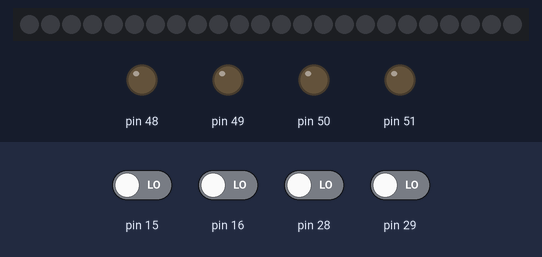
This sketch was run on a simulated Arduino Mega 2560, built with avr-gcc and run on an emulated ATmega2560. On the bench: 24 RGB LEDs in strip order, left to right, output pins drawn as LEDs (lit = HIGH). Inputs (shaded band) come from the test bench; at power-on: pin 15, pin 16, pin 28, pin 29 LOW. Dim RGB values are drawn brighter than linear; colours are those a GRB WS2812 strip shows for the declared byte order; what the sketch prints to the serial monitor is not drawn.

Above: at 1.2 s.
1.3 s: pin 29 driven HIGH
At 1.45 s:
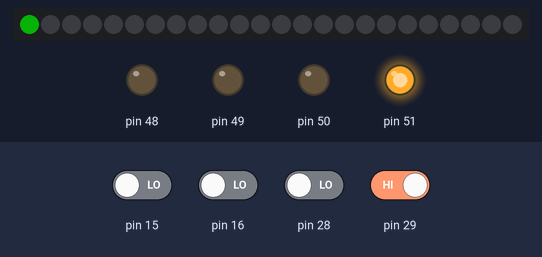
4.3 s: pin 15 driven HIGH
At 4.58 s:
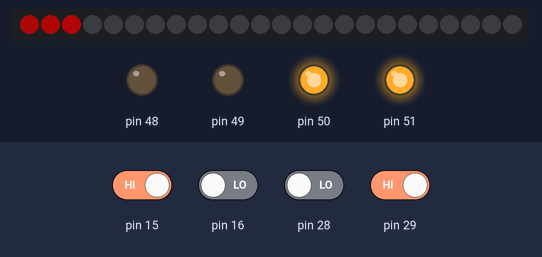
7.3 s: pin 29 driven LOW
At 8.8 s:
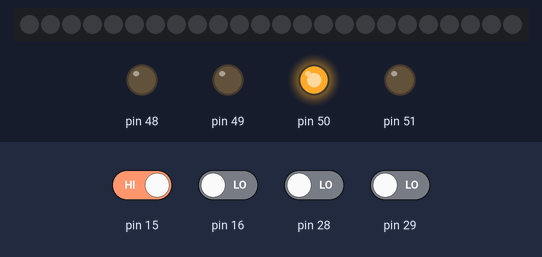
9.1 s: pin 29 driven HIGH
At 9.26 s:
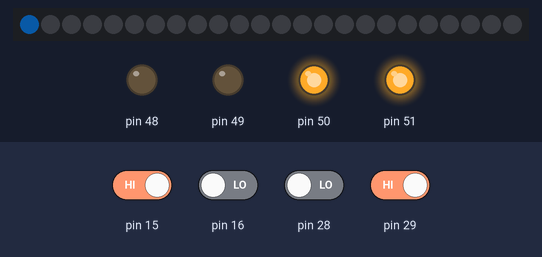
12.1 s: pin 15 driven LOW
At 12.7 s:
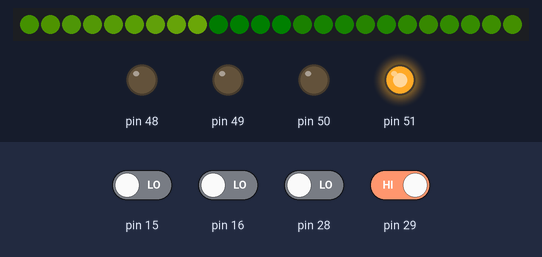
15.1 s: pin 15 driven HIGH
At 15.51 s:
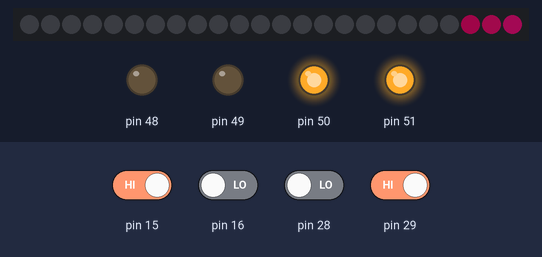
Timing chart, 0 to 18.1 s (numbered marks = the images above; inputs shaded):
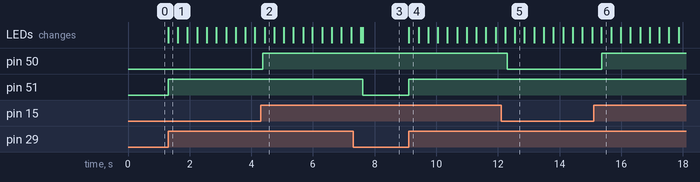

The sketch:

backlight_demo.ino
```cpp
#include <FastLED.h>

#define NUM_LEDS 24
#define DATA_PIN 30
CRGB leds[NUM_LEDS];

void setup() {
  Serial.begin(57600);
  Serial.println("resetting");
  LEDS.addLeds<WS2812,DATA_PIN,RGB>(leds,NUM_LEDS);
  LEDS.setBrightness(60);

  pinMode(48, OUTPUT);
  pinMode(49, OUTPUT);
  pinMode(50, OUTPUT);
  pinMode(51, OUTPUT);

  pinMode(29, INPUT);
  pinMode(28, INPUT);
  pinMode(15, INPUT);
  pinMode(16, INPUT);
}


void loop() {

  if (digitalRead(29) == HIGH)
  {
    digitalWrite(51,HIGH);
    lamps();
  } else {
    digitalWrite(51,LOW);
  }

  if (digitalRead(15) == HIGH)
  {
    offlamps();
  }

  if (digitalRead(15) == HIGH) digitalWrite(50,HIGH); else digitalWrite(50,LOW);
  if (digitalRead(28) == HIGH) digitalWrite(49,HIGH); else digitalWrite(49,LOW);
  if (digitalRead(16) == HIGH) digitalWrite(48,HIGH); else digitalWrite(48,LOW);


}

void offlamps() {
  for(int i = 0; i < NUM_LEDS; i++) {
    leds[i] = CHSV(0, 0, 0);
    FastLED.show();
    delay(1);
    }
}


void lamps() {
    static uint8_t hue = 0;
  for(int i = 0; i < NUM_LEDS; i++) {
    leds[i] = CHSV(hue++, 200, 255);
    FastLED.show();
    fadeall();
    delay(30);
  }
}

void fadeall() { for(int i = 0; i < NUM_LEDS; i++) { leds[i].nscale8(230); } }
```

Measured:
- after the input at 1.3 s, pin 51: LOW → HIGH at once; the LEDs: change at once (image 1)
- after the input at 4.3 s, pin 50: LOW → HIGH after 0.06 s; the LEDs: change after 0.13 s (image 2)
- after the input at 7.3 s, pin 51: HIGH → LOW after 0.31 s; the LEDs: first differ from a run without the input after 0.31 s (image 3)
- after the input at 9.1 s, pin 51: LOW → HIGH at once; the LEDs: change at once (image 4)
- after the input at 12.1 s, pin 50: HIGH → LOW after 0.20 s; the LEDs: first differ from a run without the input after 0.45 s (image 5)
- after the input at 15.1 s, pin 50: LOW → HIGH after 0.26 s; the LEDs: change after 0.25 s (image 6)
